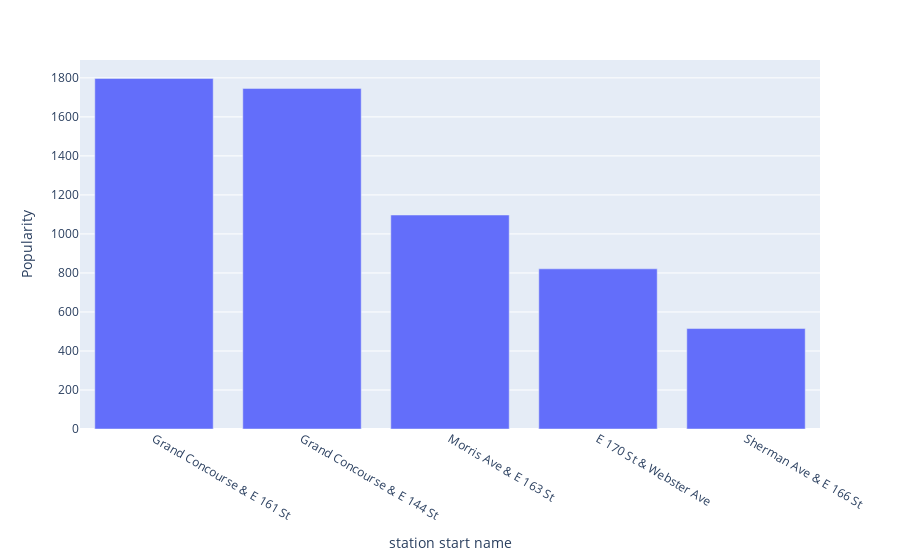

The cell this chart's notebook holds for it:
### Code cell
# bronx post start
px.bar(postzip.loc[(postzip.start_boro == 'Bronx')][['start_name','Popularity']].value_counts().to_frame().reset_index().sort_values(by='Popularity', ascending=False).head(), x= 'start_name',y='Popularity', labels ={'start_name':'station start name'})

### Figure 1 — Plotly figure (JSON) as saved in the notebook; plotly's stock layout.template omitted (floating-point values rounded to 4 significant figures)
{"data": [{"alignmentgroup": "True", "hovertemplate": "station start name=%{x}<br>Popularity=%{y}<extra></extra>", "legendgroup": "", "marker": {"color": "#636efa", "pattern": {"shape": ""}}, "name": "", "offsetgroup": "", "orientation": "v", "showlegend": false, "textposition": "auto", "type": "bar", "x": ["Grand Concourse & E 161 St", "Grand Concourse & E 144 St", "Morris Ave & E 163 St", "E 170 St & Webster Ave", "Sherman Ave & E 166 St"], "xaxis": "x", "y": [1797, 1746, 1097, 821, 515], "yaxis": "y"}], "layout": {"barmode": "relative", "legend": {"tracegroupgap": 0}, "margin": {"t": 60}, "xaxis": {"anchor": "y", "domain": [0, 1], "title": {"text": "station start name"}}, "yaxis": {"anchor": "x", "domain": [0, 1], "title": {"text": "Popularity"}}}}
